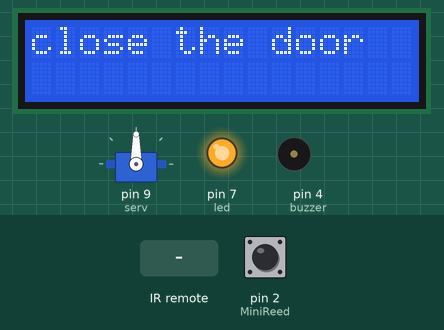
A sketch run on a simulated Arduino Uno, built with avr-gcc and run on an emulated ATmega328P. On the bench: servo, 16×2 character LCD, output pins drawn as LEDs (lit = HIGH), buzzer (waves = sounding, pin HIGH). Dashed ring = blinking. The inputs (shaded band) are chosen by the test bench; at power-on: pin 2 (MiniReed) HIGH. What the sketch prints to the serial monitor is not drawn.

Above: at 1.2 s.
1.3 s: pin 2 (MiniReed) driven LOW
At 2.5 s:
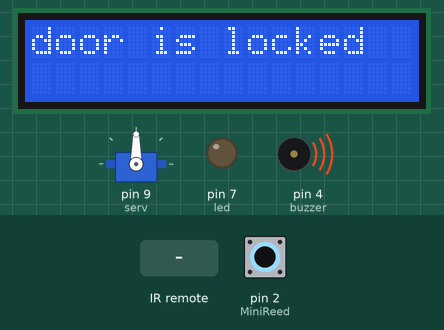
2.8 s: infrared code 0xFF4AB5 received
At 5.0 s:
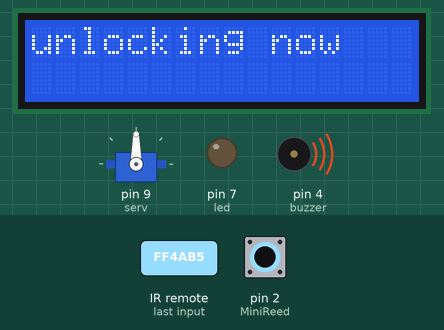
5.3 s: pin 2 (MiniReed) driven HIGH
At 6.5 s:
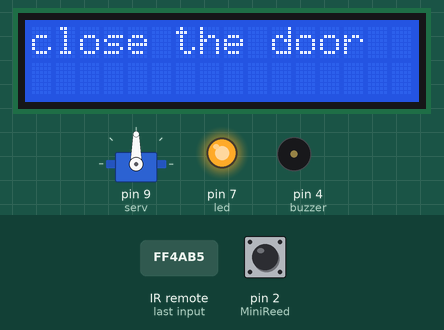
8.3 s: pin 2 (MiniReed) driven LOW
At 9.6 s:
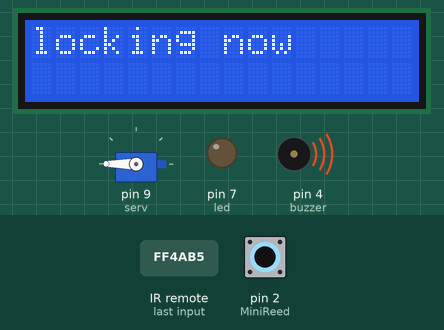
11.3 s: pin 2 (MiniReed) pulsed HIGH 2 times (0.12 s each, 0.3 s apart)
At 11.54 s:
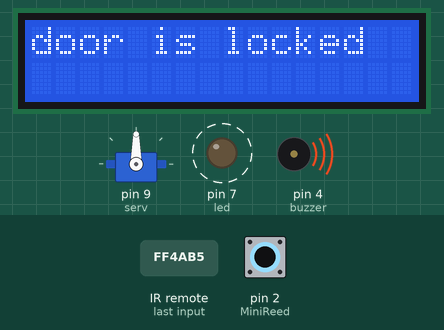
Timing chart, 0 to 14.3 s (numbered marks = the images above; inputs shaded):
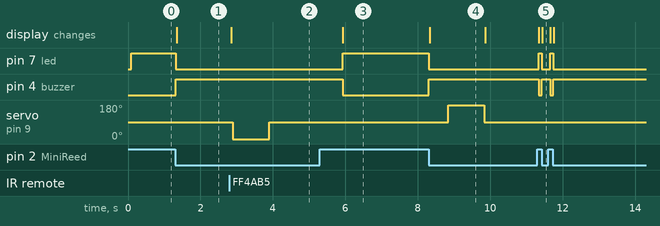

The sketch:

ex3.ino
```cpp
#include <IRremote.h>
#include <Servo.h>
#include <Wire.h>
#include <LiquidCrystal_I2C.h>

bool doorOpen ;
bool doorlocked = true;
int IRpin = 11;  // pin for the IR sensor
int MiniReed = 2; // magnetic sensor
int buzzer = 4; // buzzer pin
int led = 7;  //led pin
int serv = 9;  //servo pin


IRrecv irrecv(IRpin);
decode_results results;
Servo myservo;
LiquidCrystal_I2C lcd(0x27, 16,2);


void setup()
{
 Serial.begin(9600);
 irrecv.enableIRIn(); // Start the receiver
 myservo.attach(serv);  // attaches the servo on pin 9 to the servo object
 pinMode (MiniReed, INPUT);
 lcd.init();
 lcd.backlight();
 lcd.setCursor(0, 0);
 pinMode (buzzer,OUTPUT);
 pinMode (led,OUTPUT);

}

void loop()
{
  doorOpen = digitalRead (MiniReed) ;

  if(!doorOpen)
  {// if the door is closed- turn off the buzzer and the led
    digitalWrite(buzzer, HIGH);
    digitalWrite(led, LOW);
    lcd.setCursor(0, 0);
  }

  if(!doorOpen and doorlocked)
  {//the door is closed and locked
    lcd.print("door is locked                 ");
    Serial.println("door is locked   ");

    if (irrecv.decode(&results))// if there is a signal from the remote controll
    {
      if(results.value==16730805){
        lcd.setCursor(0, 0);
        lcd.print("unlocking now                 ");
        Serial.println("unlocking now");
        open();
        delay(2000);
      }
    irrecv.resume()  ;
    }
  }


  doorOpen = digitalRead (MiniReed) ;


  if(!doorOpen and !doorlocked)
  { //if the door is closed but not locked yet
      lcd.setCursor(0, 0);
        lcd.print("locking now                 ");
        Serial.println("locking now");
      close();
  }

  if(doorOpen)
  {// turn alarm and and buzzer if the door is open
    lcd.setCursor(0, 0);
    lcd.print("close the door         ");
    Serial.println("the door is open");
    digitalWrite(buzzer, LOW);
    digitalWrite(led, HIGH);
    }


}

void open()
{//open the lock with servo
  if(!doorOpen){
   delay(50);
   myservo.write(0);
        delay(1000);
        myservo.write(90);
        delay(10);
        doorlocked = false;
  }
}

void close(){
  //close the lock with servo
  if(!doorOpen){
    delay(500);
    myservo.write(180);
        delay(1000);
        myservo.write(90);
        delay(10);
        doorlocked =true;
}}
```

Measured:
- after the input at 1.3 s, pin 7 (led): HIGH → LOW at once; pin 4 (buzzer): LOW → HIGH at once; the display: changes after 0.05 s (image 1)
- after the input at 2.8 s, servo on pin 9 (serv): 90° → 0° after 0.10 s, → 90° 1.0 s later; the display: changes after 0.05 s (image 2)
- after the input at 5.3 s, pin 7 (led): LOW → HIGH after 0.63 s; pin 4 (buzzer): HIGH → LOW after 0.63 s; servo on pin 9 (serv): stays 90° (without the input it goes to 180° after 1.1 s); the display: changes after 0.63 s (image 3)
- after the input at 8.3 s, pin 7 (led): HIGH → LOW at once; pin 4 (buzzer): LOW → HIGH at once; servo on pin 9 (serv): 90° → 180° after 0.53 s, → 90° 1.0 s later; the display: changes at once (image 4)
- after the input at 11.3 s, pin 7 (led): alternates HIGH for 0.09 s and LOW for 0.23 s, 4 changes in all, then stays LOW, starting at once; pin 4 (buzzer): alternates HIGH for 0.23 s and LOW for 0.09 s, 4 changes in all, then stays HIGH, starting at once; the display: first changes at once (image 5 shows a later state)
- what the display in image 4 shows lasts 1.6 s, from 8.3 s to 9.9 s
